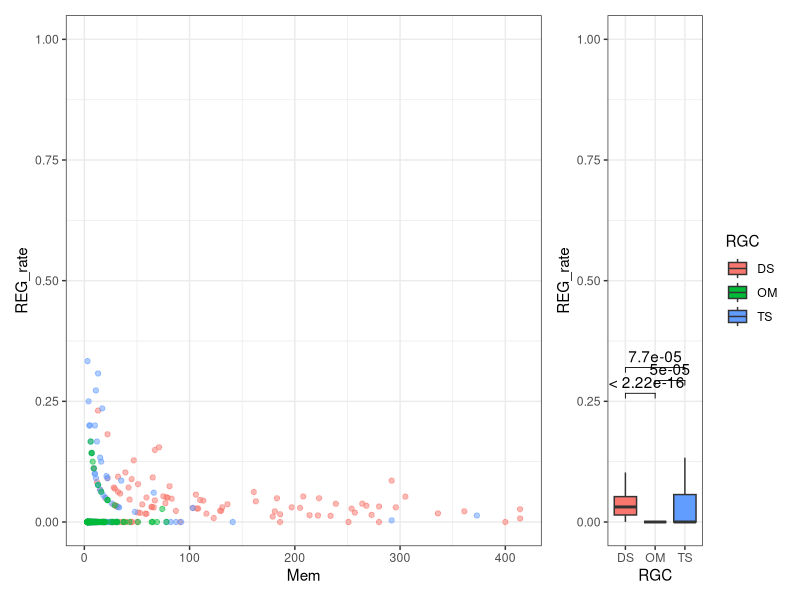

The R script that drew this image:
library(ggplot2)
library(ggpubr)
library(patchwork)

#import file Fig2h.hyphy_stat.tsv and FigS2l.mafft_hyphy.tsv for Fig2h and FigS2l, respectively.
#REG<-read.table("Fig2h.hyphy_stat.tsv",header=T,sep="\t") 
REG<-read.table("FigS2l.mafft_hyphy.tsv",header=T,sep="\t") 

my_comp <- list(c("DS", "OM"),c("OM", "TS"),c("DS", "TS"))
p_dot <- ggplot(REG, aes(x=Mem, y=REG_rate,color=RGC)) +
  geom_point(alpha=0.5) +
  coord_cartesian(ylim = c(0, 1)) + 
  theme_bw()+
  theme(legend.position = "none") 
p_box <- ggplot(REG, aes(x=RGC, y = REG_rate, fill = RGC)) +
  geom_boxplot(outlier.shape=NA) +
  stat_compare_means(comparisons=my_comp,step.increase = 0.08,label.y = 0.25)+
  coord_cartesian(ylim = c(0, 1)) + 
  theme_bw()
p <- p_dot + p_box + 
  plot_layout(widths = c(5, 1))

#pdf("Fig2h.pdf",w=12,h=12)
pdf("FigS2l.pdf",w=12,h=12)
p
dev.off()



